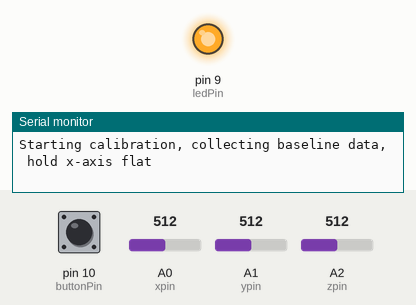
Bench run of a sketch on a simulated Arduino Uno, built with avr-gcc and run on an emulated ATmega328P. Shown: output pins drawn as LEDs (lit = HIGH), the last lines printed to the serial monitor. The inputs (shaded band) are chosen by the test bench; at power-on: A0 (xpin) = 512, pin 10 (buttonPin) HIGH, A1 (ypin) = 512, A2 (zpin) = 512.

Above: at 2.1 s.
At 4.9 s:
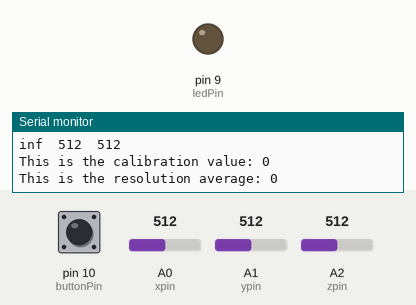
5.0 s: A0 (xpin) set to 0
Timing chart, 0 to 8.0 s (numbered marks = the images above; inputs shaded):
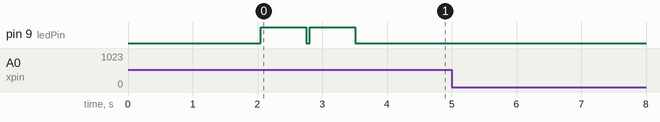

The sketch:

arduino_accelerometer.ino
```cpp
const int xpin = A0;                  // x-axis
const int ypin = A1;                  // y-axis
const int zpin = A2;                  // z-axis
const int ledPin = 9;

const int buttonPin = 10;
int buttonState = 0;

const int num_cal_readings = 35;

float x_cal;
float x_res;
float x_0;

int x_cal_baseline_array[num_cal_readings];
int y_cal_baseline_array[num_cal_readings];
int z_cal_baseline_array[num_cal_readings];

int x_cal_1g_array[num_cal_readings];
int y_cal_1g_array[num_cal_readings];
int z_cal_1g_array[num_cal_readings];

void setup() {

  // initialize the serial communications:

  Serial.begin(9600);

  delay(2000);

  pinMode(ledPin, OUTPUT);
  pinMode(buttonPin, INPUT);

  calibrate_axis_x();

}

void loop() {

  // print the sensor values:

  char buffer[40];
  sprintf(buffer, "This is the calibration value: %d", x_cal);
  Serial.println(buffer);

  sprintf(buffer, "This is the resolution average: %d", x_res);
  Serial.println(buffer);

  sprintf(buffer, "This is the baseline average: %d", x_0);
  Serial.println(buffer);

  float x_val;
  x_val = analogRead(xpin - x_0);

  Serial.print(x_val * x_res);

  // print a tab between values:a

  Serial.print("\t");

  Serial.print(analogRead(ypin));

  // print a tab between values:

  Serial.print("\t");

  Serial.print(analogRead(zpin));

  Serial.print("\t");

  Serial.print("\n");

  // delay before next reading:

  delay(1000);
}

void calibrate_axis_x() {

  Serial.println("Starting calibration, collecting baseline data, hold x-axis flat");

  //delay(3000);
  while (buttonState != HIGH){
    buttonState = digitalRead(buttonPin);
    delay(50);
  }

  digitalWrite(ledPin, HIGH);
  buttonState = LOW;

  for (byte i = 0; i < num_cal_readings; i = i + 1) {
      x_cal_baseline_array[i] = analogRead(xpin);
      delay(20);
  }

  digitalWrite(ledPin, LOW);

  Serial.println("Collecting 1G data, hold x-axis  vertical");

  while (buttonState != HIGH){
    buttonState = digitalRead(buttonPin);
    delay(50);
  }

  digitalWrite(ledPin, HIGH);
  buttonState = LOW;

  for (byte i = 0; i < num_cal_readings; i = i + 1) {
        x_cal_1g_array[i] = analogRead(xpin);
        delay(20);
    }

  digitalWrite(ledPin, LOW);

  Serial.println("Done collecting data, now calibrating x-axis");

  float _1g;

  x_0 = average(x_cal_baseline_array);
  _1g = average(x_cal_1g_array);

  x_cal = abs(_1g - x_0);
  x_res = 1/x_cal;

  char buffer[80];
  sprintf(buffer, "This is the calibration value inside calibration: %d", x_cal);
  Serial.println(buffer);

  sprintf(buffer, "This is the resolution average inside calibration: %d", x_res);
  Serial.println(buffer);

  sprintf(buffer, "This is the baseline average inside calibration: %d", x_0);
  Serial.println(buffer);

}

float average(int arr[]){
  float result;
  int total = 0;
  for (byte i = 0; i < num_cal_readings; i = i + 1) {
    total = total + arr[i];
  }
  result = total / num_cal_readings;
  char buffer[80];
  sprintf(buffer, "This is the average value: %d", result);
  Serial.println(buffer);
  return result;
}
```
